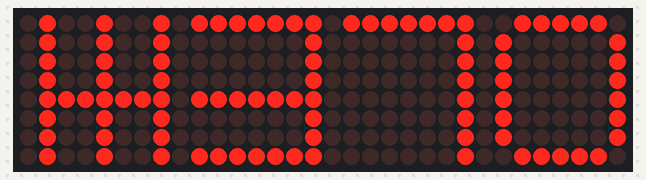
Simulated run of this sketch. Board: Arduino Mega 2560, built with avr-gcc and run on an emulated ATmega2560. Parts: 32×8 LED matrix.

Above: at 0.1 s.

The sketch:

LedControl.ino
```cpp
#include <LedControl.h>

LedControl lc(23, 18, 5, 4);  // DIN=23, CLK=18, CS=5, 4 modules

byte H[8] = {
  B10010010,
  B10010010,
  B10010010,
  B11111110,
  B10010010,
  B10010010,
  B10010010,
  B10010010
};

byte E[8] = {
  B11111110,
  B10000000,
  B10000000,
  B11111110,
  B10000000,
  B10000000,
  B10000000,
  B11111110
};

byte L[8] = {
  B10000000,
  B10000000,
  B10000000,
  B10000000,
  B10000000,
  B10000000,
  B10000000,
  B11111110
};

byte O[8] = {
  B01111100,
  B10000010,
  B10000010,
  B10000010,
  B10000010,
  B10000010,
  B10000010,
  B01111100
};

// flip each row to fix mirror issue
byte reverseBits(byte b) {
  b = (b & 0xF0) >> 4 | (b & 0x0F) << 4;
  b = (b & 0xCC) >> 2 | (b & 0x33) << 2;
  b = (b & 0xAA) >> 1 | (b & 0x55) << 1;
  return b;
}

void drawLetter(int dev, byte letter[8]) {
  for (int row = 0; row < 8; row++) {
    lc.setRow(dev, 7 - row, reverseBits(letter[row]));
  }
}

void setup() {
  for (int i = 0; i < 4; i++) {
    lc.shutdown(i, false);
    lc.setIntensity(i, 8);
    lc.clearDisplay(i);
  }

  // Draw "HELLO" in correct orientation (mirrored fix)
  drawLetter(3, H);
  drawLetter(2, E);
  drawLetter(1, L);
  drawLetter(0, O);
}

void loop() {}
```
